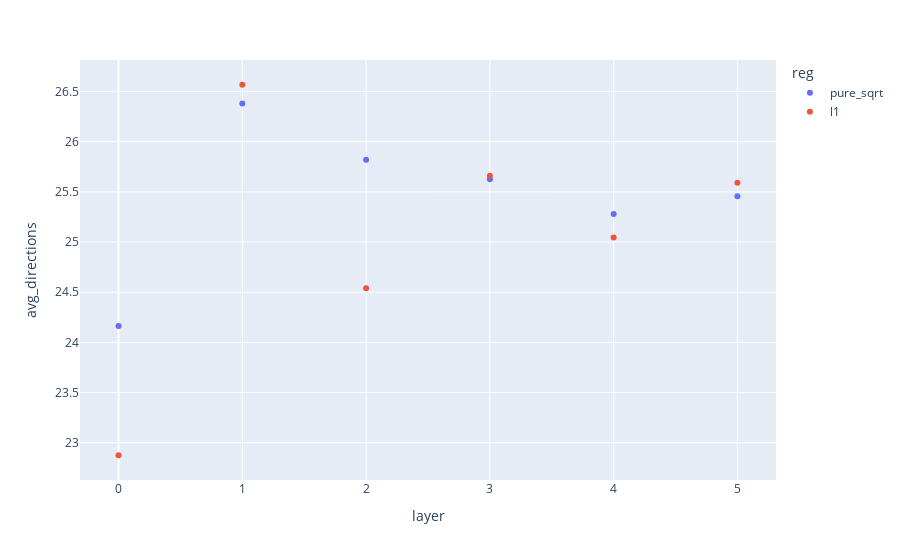

The code cell stored with this chart in its notebook:
### Code cell
px.scatter(df, x="layer", y="avg_directions", color="reg")

### Figure 1 — Plotly figure (JSON) as saved in the notebook; plotly's stock layout.template omitted (floating-point values rounded to 4 significant figures)
{"data": [{"hovertemplate": "reg=pure_sqrt<br>layer=%{x}<br>avg_directions=%{y}<extra></extra>", "legendgroup": "pure_sqrt", "marker": {"color": "#636efa", "symbol": "circle"}, "mode": "markers", "name": "pure_sqrt", "orientation": "v", "showlegend": true, "type": "scatter", "x": [5, 4, 3, 2, 1, 0], "xaxis": "x", "y": [25.46, 25.28, 25.62, 25.82, 26.38, 24.16], "yaxis": "y"}, {"hovertemplate": "reg=l1<br>layer=%{x}<br>avg_directions=%{y}<extra></extra>", "legendgroup": "l1", "marker": {"color": "#EF553B", "symbol": "circle"}, "mode": "markers", "name": "l1", "orientation": "v", "showlegend": true, "type": "scatter", "x": [5, 4, 3, 2, 1, 0], "xaxis": "x", "y": [25.59, 25.05, 25.66, 24.54, 26.57, 22.87], "yaxis": "y"}], "layout": {"legend": {"title": {"text": "reg"}, "tracegroupgap": 0}, "margin": {"t": 60}, "xaxis": {"anchor": "y", "domain": [0, 1], "title": {"text": "layer"}}, "yaxis": {"anchor": "x", "domain": [0, 1], "title": {"text": "avg_directions"}}}}
